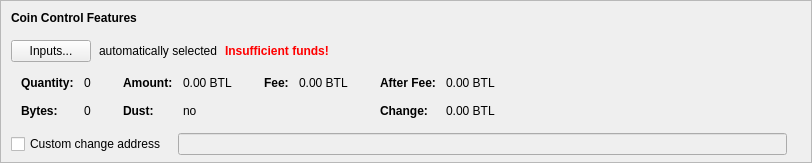
    <widget class="QFrame" name="frameCoinControl">
     <property name="sizePolicy">
      <sizepolicy hsizetype="Expanding" vsizetype="Expanding">
       <horstretch>0</horstretch>
       <verstretch>0</verstretch>
      </sizepolicy>
     </property>
     <property name="maximumSize">
      <size>
       <width>16777215</width>
       <height>16777215</height>
      </size>
     </property>
     <property name="frameShape">
      <enum>QFrame::StyledPanel</enum>
     </property>
     <property name="frameShadow">
      <enum>QFrame::Sunken</enum>
     </property>
     <layout class="QVBoxLayout" name="verticalLayoutCoinControl2">
      <property name="spacing">
       <number>0</number>
      </property>
      <property name="leftMargin">
       <number>0</number>
      </property>
      <property name="topMargin">
       <number>0</number>
      </property>
      <property name="rightMargin">
       <number>0</number>
      </property>
      <property name="bottomMargin">
       <number>6</number>
      </property>
      <item>
       <layout class="QVBoxLayout" name="verticalLayoutCoinControl" stretch="0,0,0,0,1">
        <property name="spacing">
         <number>0</number>
        </property>
        <property name="leftMargin">
         <number>10</number>
        </property>
        <property name="topMargin">
         <number>10</number>
        </property>
        <item>
         <layout class="QHBoxLayout" name="horizontalLayoutCoinControl1">
          <property name="bottomMargin">
           <number>15</number>
          </property>
          <item>
           <widget class="QLabel" name="labelCoinControlFeatures">
            <property name="sizePolicy">
             <sizepolicy hsizetype="Preferred" vsizetype="Maximum">
              <horstretch>0</horstretch>
              <verstretch>0</verstretch>
             </sizepolicy>
            </property>
            <property name="font">
             <font>
              <weight>75</weight>
              <bold>true</bold>
             </font>
            </property>
            <property name="styleSheet">
             <string notr="true">font-weight:bold;</string>
            </property>
            <property name="text">
             <string>Coin Control Features</string>
            </property>
           </widget>
          </item>
         </layout>
        </item>
        <item>
         <layout class="QHBoxLayout" name="horizontalLayoutCoinControl2" stretch="0,0,0,0">
          <property name="spacing">
           <number>8</number>
          </property>
          <property name="bottomMargin">
           <number>10</number>
          </property>
          <item>
           <widget class="QPushButton" name="pushButtonCoinControl">
            <property name="styleSheet">
             <string notr="true"/>
            </property>
            <property name="text">
             <string>Inputs...</string>
            </property>
            <property name="autoDefault">
             <bool>false</bool>
            </property>
           </widget>
          </item>
          <item>
           <widget class="QLabel" name="labelCoinControlAutomaticallySelected">
            <property name="text">
             <string>automatically selected</string>
            </property>
            <property name="margin">
             <number>5</number>
            </property>
           </widget>
          </item>
          <item>
           <widget class="QLabel" name="labelCoinControlInsuffFunds">
            <property name="font">
             <font>
              <weight>75</weight>
              <bold>true</bold>
             </font>
            </property>
            <property name="styleSheet">
             <string notr="true">color:red;font-weight:bold;</string>
            </property>
            <property name="text">
             <string>Insufficient funds!</string>
            </property>
            <property name="margin">
             <number>5</number>
            </property>
           </widget>
          </item>
          <item>
           <spacer name="horizontalSpacerCoinControl">
            <property name="orientation">
             <enum>Qt::Horizontal</enum>
            </property>
            <property name="sizeHint" stdset="0">
             <size>
              <width>40</width>
              <height>1</height>
             </size>
            </property>
           </spacer>
          </item>
         </layout>
        </item>
        <item>
         <widget class="QWidget" name="widgetCoinControl" native="true">
          <property name="sizePolicy">
           <sizepolicy hsizetype="Preferred" vsizetype="Preferred">
            <horstretch>0</horstretch>
            <verstretch>0</verstretch>
           </sizepolicy>
          </property>
          <property name="minimumSize">
           <size>
            <width>0</width>
            <height>0</height>
           </size>
          </property>
          <property name="styleSheet">
           <string notr="true"/>
          </property>
          <layout class="QHBoxLayout" name="horizontalLayoutCoinControl5">
           <property name="leftMargin">
            <number>0</number>
           </property>
           <property name="topMargin">
            <number>0</number>
           </property>
           <property name="rightMargin">
            <number>0</number>
           </property>
           <property name="bottomMargin">
            <number>0</number>
           </property>
           <item>
            <layout class="QHBoxLayout" name="horizontalLayoutCoinControl3" stretch="0,0,0,1">
             <property name="spacing">
              <number>20</number>
             </property>
             <property name="topMargin">
              <number>0</number>
             </property>
             <property name="bottomMargin">
              <number>10</number>
             </property>
             <item>
              <layout class="QFormLayout" name="formLayoutCoinControl1">
               <property name="horizontalSpacing">
                <number>10</number>
               </property>
               <property name="verticalSpacing">
                <number>14</number>
               </property>
               <property name="leftMargin">
                <number>10</number>
               </property>
               <property name="topMargin">
                <number>4</number>
               </property>
               <property name="rightMargin">
                <number>6</number>
               </property>
               <item row="0" column="0">
                <widget class="QLabel" name="labelCoinControlQuantityText">
                 <property name="font">
                  <font>
                   <weight>75</weight>
                   <bold>true</bold>
                  </font>
                 </property>
                 <property name="text">
                  <string>Quantity:</string>
                 </property>
                 <property name="margin">
                  <number>0</number>
                 </property>
                </widget>
               </item>
               <item row="0" column="1">
                <widget class="QLabel" name="labelCoinControlQuantity">
                 <property name="cursor">
                  <cursorShape>IBeamCursor</cursorShape>
                 </property>
                 <property name="contextMenuPolicy">
                  <enum>Qt::ActionsContextMenu</enum>
                 </property>
                 <property name="text">
                  <string notr="true">0</string>
                 </property>
                 <property name="margin">
                  <number>0</number>
                 </property>
                 <property name="textInteractionFlags">
                  <set>Qt::LinksAccessibleByMouse|Qt::TextSelectableByKeyboard|Qt::TextSelectableByMouse</set>
                 </property>
                </widget>
               </item>
               <item row="1" column="0">
                <widget class="QLabel" name="labelCoinControlBytesText">
                 <property name="font">
                  <font>
                   <weight>75</weight>
                   <bold>true</bold>
                  </font>
                 </property>
                 <property name="text">
                  <string>Bytes:</string>
                 </property>
                </widget>
               </item>
               <item row="1" column="1">
                <widget class="QLabel" name="labelCoinControlBytes">
                 <property name="cursor">
                  <cursorShape>IBeamCursor</cursorShape>
                 </property>
                 <property name="contextMenuPolicy">
                  <enum>Qt::ActionsContextMenu</enum>
                 </property>
                 <property name="text">
                  <string notr="true">0</string>
                 </property>
                 <property name="textInteractionFlags">
                  <set>Qt::LinksAccessibleByMouse|Qt::TextSelectableByKeyboard|Qt::TextSelectableByMouse</set>
                 </property>
                </widget>
               </item>
              </layout>
             </item>
             <item>
              <layout class="QFormLayout" name="formLayoutCoinControl2">
               <property name="horizontalSpacing">
                <number>10</number>
               </property>
               <property name="verticalSpacing">
                <number>14</number>
               </property>
               <property name="leftMargin">
                <number>6</number>
               </property>
               <property name="topMargin">
                <number>4</number>
               </property>
               <property name="rightMargin">
                <number>6</number>
               </property>
               <item row="0" column="0">
                <widget class="QLabel" name="labelCoinControlAmountText">
                 <property name="font">
                  <font>
                   <weight>75</weight>
                   <bold>true</bold>
                  </font>
                 </property>
                 <property name="text">
                  <string>Amount:</string>
                 </property>
                 <property name="margin">
                  <number>0</number>
                 </property>
                </widget>
               </item>
               <item row="0" column="1">
                <widget class="QLabel" name="labelCoinControlAmount">
                 <property name="cursor">
                  <cursorShape>IBeamCursor</cursorShape>
                 </property>
                 <property name="contextMenuPolicy">
                  <enum>Qt::ActionsContextMenu</enum>
                 </property>
                 <property name="text">
                  <string notr="true">0.00 BTL</string>
                 </property>
                 <property name="textInteractionFlags">
                  <set>Qt::LinksAccessibleByMouse|Qt::TextSelectableByKeyboard|Qt::TextSelectableByMouse</set>
                 </property>
                </widget>
               </item>
               <item row="1" column="0">
                <widget class="QLabel" name="labelCoinControlLowOutputText">
                 <property name="font">
                  <font>
                   <weight>75</weight>
                   <bold>true</bold>
                  </font>
                 </property>
                 <property name="text">
                  <string>Dust:</string>
                 </property>
                </widget>
               </item>
               <item row="1" column="1">
                <widget class="QLabel" name="labelCoinControlLowOutput">
                 <property name="cursor">
                  <cursorShape>IBeamCursor</cursorShape>
                 </property>
                 <property name="contextMenuPolicy">
                  <enum>Qt::ActionsContextMenu</enum>
                 </property>
                 <property name="text">
                  <string notr="true">no</string>
                 </property>
                 <property name="textInteractionFlags">
                  <set>Qt::LinksAccessibleByMouse|Qt::TextSelectableByKeyboard|Qt::TextSelectableByMouse</set>
                 </property>
                </widget>
               </item>
              </layout>
             </item>
             <item>
              <layout class="QFormLayout" name="formLayoutCoinControl3">
               <property name="horizontalSpacing">
                <number>10</number>
               </property>
               <property name="verticalSpacing">
                <number>14</number>
               </property>
               <property name="leftMargin">
                <number>6</number>
               </property>
               <property name="topMargin">
                <number>4</number>
               </property>
               <property name="rightMargin">
                <number>6</number>
               </property>
               <item row="0" column="0">
                <widget class="QLabel" name="labelCoinControlFeeText">
                 <property name="font">
                  <font>
                   <weight>75</weight>
                   <bold>true</bold>
                  </font>
                 </property>
                 <property name="text">
                  <string>Fee:</string>
                 </property>
                 <property name="margin">
                  <number>0</number>
                 </property>
                </widget>
               </item>
               <item row="0" column="1">
                <widget class="QLabel" name="labelCoinControlFee">
                 <property name="cursor">
                  <cursorShape>IBeamCursor</cursorShape>
                 </property>
                 <property name="contextMenuPolicy">
                  <enum>Qt::ActionsContextMenu</enum>
                 </property>
                 <property name="text">
                  <string notr="true">0.00 BTL</string>
                 </property>
                 <property name="textInteractionFlags">
                  <set>Qt::LinksAccessibleByMouse|Qt::TextSelectableByKeyboard|Qt::TextSelectableByMouse</set>
                 </property>
                </widget>
               </item>
             </layout>
             </item>
             <item>
              <layout class="QFormLayout" name="formLayoutCoinControl4">
               <property name="horizontalSpacing">
                <number>10</number>
               </property>
               <property name="verticalSpacing">
                <number>14</number>
               </property>
               <property name="leftMargin">
                <number>6</number>
               </property>
               <property name="topMargin">
                <number>4</number>
               </property>
               <property name="rightMargin">
                <number>6</number>
               </property>
               <item row="0" column="0">
                <widget class="QLabel" name="labelCoinControlAfterFeeText">
                 <property name="font">
                  <font>
                   <weight>75</weight>
                   <bold>true</bold>
                  </font>
                 </property>
                 <property name="text">
                  <string>After Fee:</string>
                 </property>
                 <property name="margin">
                  <number>0</number>
                 </property>
                </widget>
               </item>
               <item row="0" column="1">
                <widget class="QLabel" name="labelCoinControlAfterFee">
                 <property name="cursor">
                  <cursorShape>IBeamCursor</cursorShape>
                 </property>
                 <property name="contextMenuPolicy">
                  <enum>Qt::ActionsContextMenu</enum>
                 </property>
                 <property name="text">
                  <string notr="true">0.00 BTL</string>
                 </property>
                 <property name="textInteractionFlags">
                  <set>Qt::LinksAccessibleByMouse|Qt::TextSelectableByKeyboard|Qt::TextSelectableByMouse</set>
                 </property>
                </widget>
               </item>
               <item row="1" column="0">
                <widget class="QLabel" name="labelCoinControlChangeText">
                 <property name="font">
                  <font>
                   <weight>75</weight>
                   <bold>true</bold>
                  </font>
                 </property>
                 <property name="text">
                  <string>Change:</string>
                 </property>
                </widget>
               </item>
               <item row="1" column="1">
                <widget class="QLabel" name="labelCoinControlChange">
                 <property name="cursor">
                  <cursorShape>IBeamCursor</cursorShape>
                 </property>
                 <property name="contextMenuPolicy">
                  <enum>Qt::ActionsContextMenu</enum>
                 </property>
                 <property name="text">
                  <string notr="true">0.00 BTL</string>
                 </property>
                 <property name="textInteractionFlags">
                  <set>Qt::LinksAccessibleByMouse|Qt::TextSelectableByKeyboard|Qt::TextSelectableByMouse</set>
                 </property>
                </widget>
               </item>
              </layout>
             </item>
            </layout>
           </item>
          </layout>
         </widget>
        </item>
        <item>
         <layout class="QHBoxLayout" name="horizontalLayoutCoinControl4" stretch="0,0,0">
          <property name="spacing">
           <number>12</number>
          </property>
          <property name="sizeConstraint">
           <enum>QLayout::SetDefaultConstraint</enum>
          </property>
          <property name="topMargin">
           <number>5</number>
          </property>
          <property name="rightMargin">
           <number>5</number>
          </property>
          <item>
           <widget class="QCheckBox" name="checkBoxCoinControlChange">
            <property name="toolTip">
             <string>If this is activated, but the change address is empty or invalid, change will be sent to a newly generated address.</string>
            </property>
            <property name="text">
             <string>Custom change address</string>
            </property>
           </widget>
          </item>
          <item>
           <widget class="QValidatedLineEdit" name="lineEditCoinControlChange">
            <property name="enabled">
             <bool>false</bool>
            </property>
            <property name="sizePolicy">
             <sizepolicy hsizetype="Expanding" vsizetype="Fixed">
              <horstretch>0</horstretch>
              <verstretch>0</verstretch>
             </sizepolicy>
            </property>
           </widget>
          </item>
          <item>
           <widget class="QLabel" name="labelCoinControlChangeLabel">
            <property name="sizePolicy">
             <sizepolicy hsizetype="Preferred" vsizetype="Expanding">
              <horstretch>0</horstretch>
              <verstretch>0</verstretch>
             </sizepolicy>
            </property>
            <property name="minimumSize">
             <size>
              <width>0</width>
              <height>0</height>
             </size>
            </property>
            <property name="text">
             <string/>
            </property>
            <property name="margin">
             <number>3</number>
            </property>
           </widget>
          </item>
         </layout>
        </item>
        <item>
         <spacer name="verticalSpacerCoinControl">
          <property name="orientation">
           <enum>Qt::Vertical</enum>
          </property>
          <property name="sizeHint" stdset="0">
           <size>
            <width>800</width>
            <height>1</height>
           </size>
          </property>
         </spacer>
        </item>
       </layout>
      </item>
     </layout>
    </widget>
